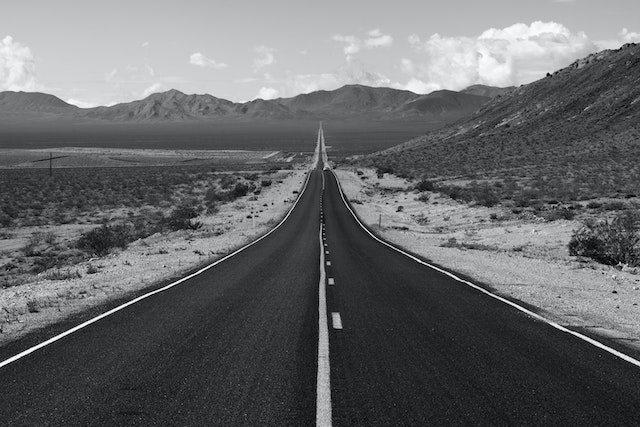
#> input picture LV2/road.jpg, 640 x 427 px
$ python zadatak_3.py
#> lines starting #> are read from the running program, lines starting #| are printed output that depends on the picture
import matplotlib.pyplot as plt
import numpy as np

img = plt.imread("road.jpg")
#> img is the input picture: shape (427, 640, 3); mean R, G, B 102.9, 103.9, 105.9
img = img [:,:,0]. copy ()
#> img: shape (427, 640)

plt.figure()
plt.imshow(img, cmap="gray")
plt.show()

plt.figure()
plt.imshow(img, cmap="gray", vmax=100)
plt.show()

plt.figure()
plt.imshow(np.flip(img), cmap="gray")
plt.show()
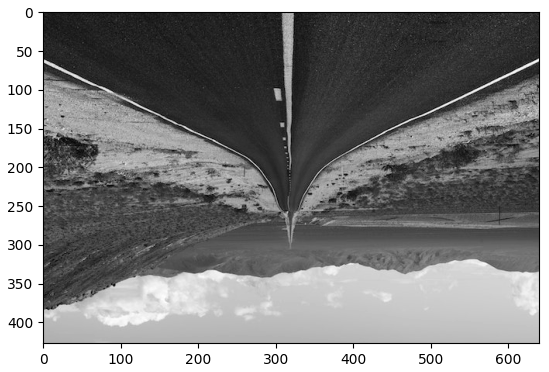
#> figure drawn by matplotlib, 1 panel
